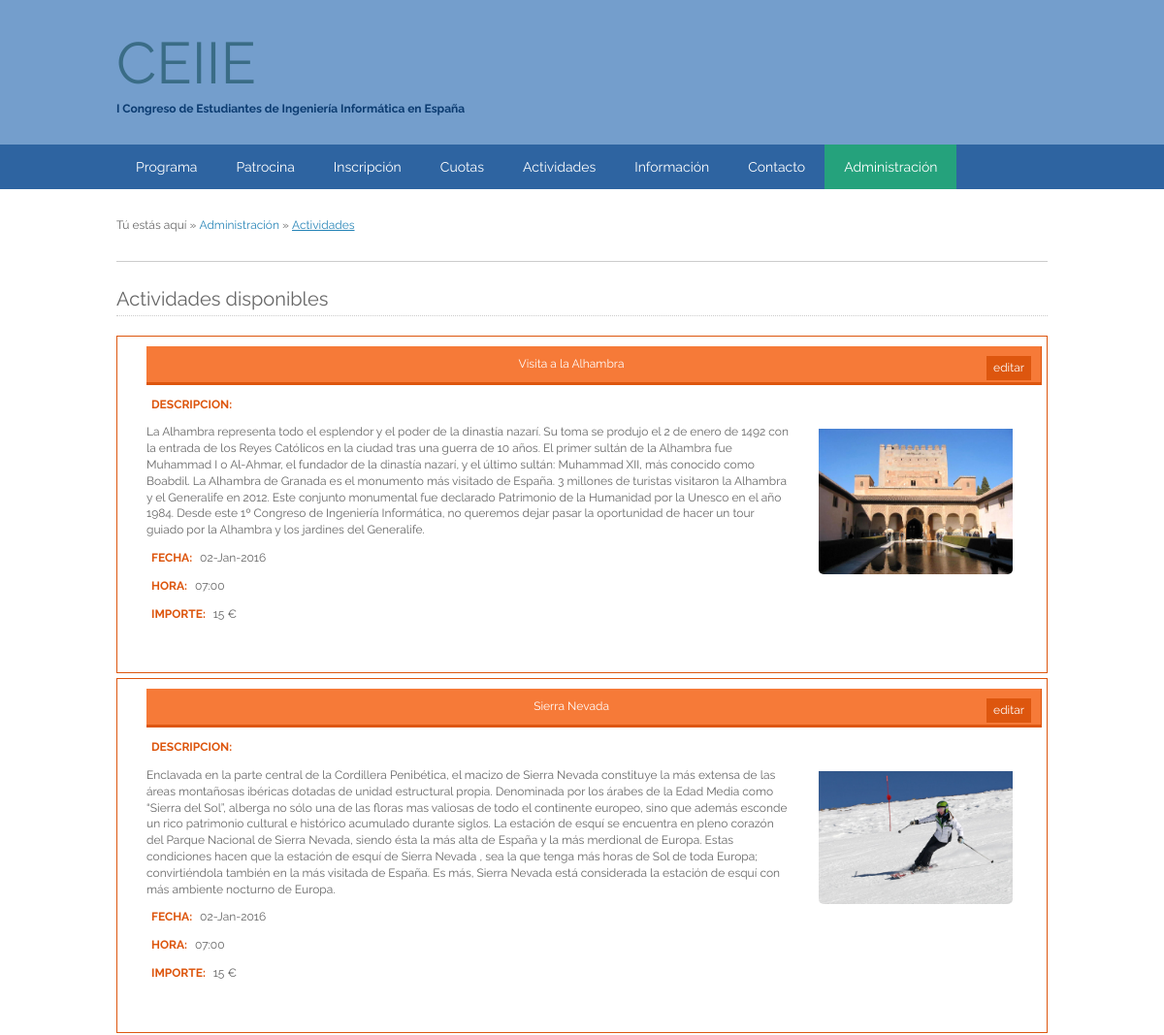
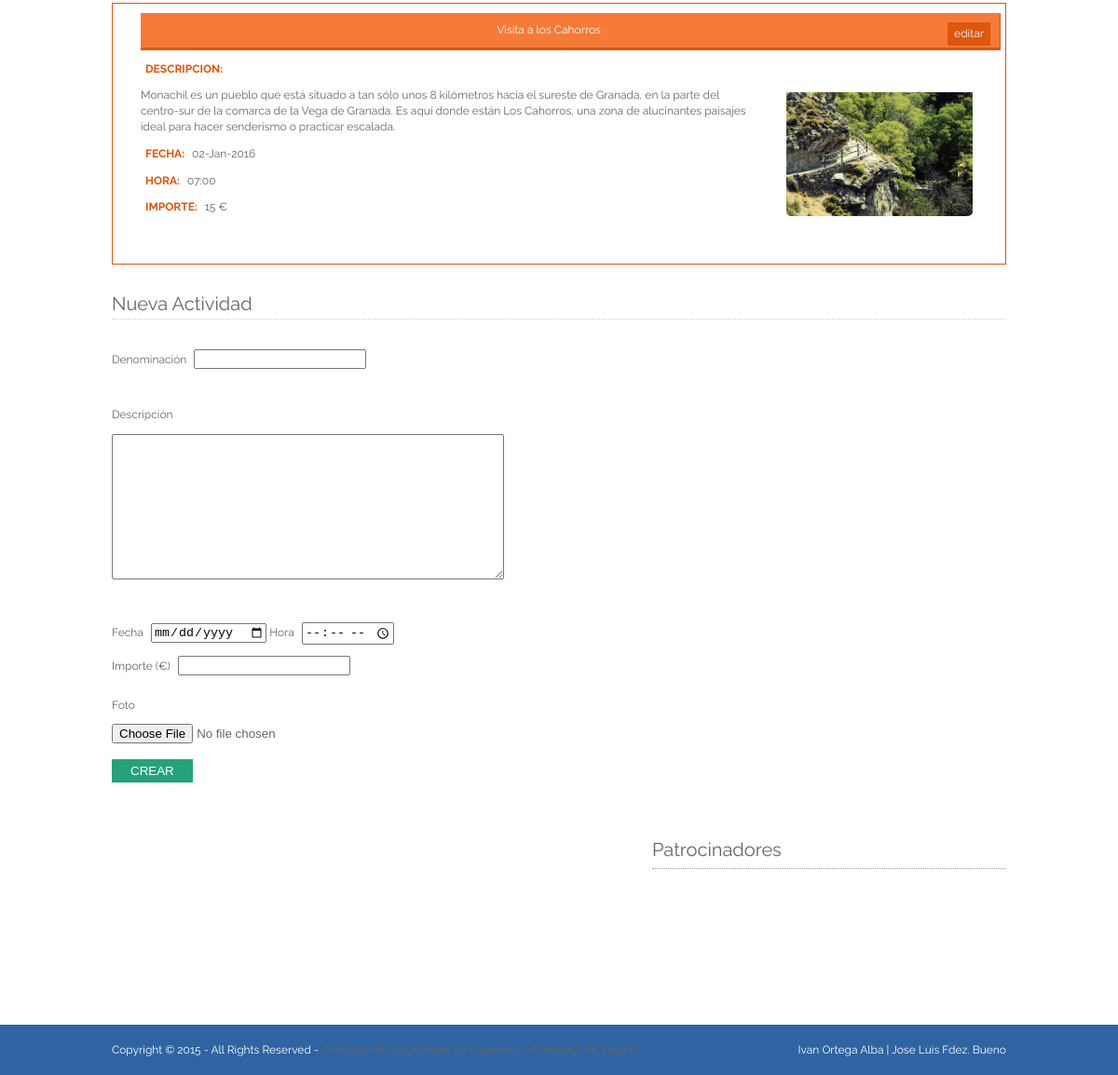
The app's page /index.php?page=actividades (signed in) with its own data (2 pictures, top to bottom).
### tables this page shows
CREATE TABLE IF NOT EXISTS `actividad` (
`idActividad` int(11) NOT NULL,
  `denominacion` varchar(200) NOT NULL,
  `descripcion` text NOT NULL,
  `fecha` date NOT NULL,
  `hora` time NOT NULL,
  `importe` int(11) NOT NULL,
  `foto` varchar(250) NOT NULL
);

### php/database/ORM.php (called while the page is built, shortened)
<?php
class ORM {
    private $conexion;
    function ORM() {
        $this->conexion = mysql_connect(DB_HOST, DB_USER, DB_PASS)
                or exit('No se pudo conectar con el servidor MySQL');
        $this->abreBD = mysql_select_db(DB_NAME, $this->conexion);
    }
    function query($query) {
        return mysql_query($query, $this->conexion);
    }
}

### php/model/containers/Contenedor.php (called while the page is built, shortened)
<?php
include_once 'php/database/ORM.php';;
class Contenedor {
    public function __construct() {
        $this->orm = new ORM();
    }
}

### php/model/containers/ContenedorActividad.php (called while the page is built, shortened)
<?php
include_once 'php/model/Actividad.php';
class ContenedorActividad extends Contenedor {
    function getAll() {
        $actividades = array();
        $query = "SELECT * FROM actividad";
        $resultRow = $this->orm->query($query);
        while ($r = mysql_fetch_array($resultRow)) {
            $actividades[] = new Actividad($r);
        }
        return $actividades;
    }
}

### php/model/Actividad.php (called while the page is built, shortened)
<?php
class Actividad {
    public $idActividad;
    public $denominacion;
    public $descripcion;
    public $fecha;
    public $hora;
    public $importe;
    public $foto;
    function __construct() {
        $params = func_get_args();
        $num_params = func_num_args();
        $funcion_constructor = '__construct' . $num_params;
    }
    function __construct7($id, $denominacion, $descripcion, $fecha, $hora, $importe, $foto) {
        $this->idActividad = $id;
        $this->denominacion = $denominacion;
        $this->descripcion = $descripcion;
        $this->fecha = $fecha;
        $this->hora = $hora;
        $this->importe = $importe;
        $this->foto = $foto;
    }
    function getId() {
        return $this->idActividad;
    }
    function getDenominacion() {
        return $this->denominacion;
    }
    function getDescripcion() {
        return $this->descripcion;
    }
    function getFechaEU() {
        return date("d-M-Y", strtotime($this->fecha));
    }
    function getHora() {
        return date("H:i", strtotime($this->hora));
    }
    function getImporte() {
        return $this->importe;
    }
    function getFoto() {
        return $this->foto;
    }
}

### pages/actividades.php (the view, shortened to what this page needs)
<?php
include_once 'php/model/containers/ContenedorActividad.php';
$cActividad = new ContenedorActividad();
?>
<div class="wrapper col3">
    <div id="breadcrumb">
        <ul>
            <li class="first">Tú estás aquí</li>
            <li>&#187;</li>
            <li><a href="#">Administración</a>
            </li>
            <li>&#187;</li>
            <li class="current"><a href="#">Actividades</a>
            </li>
        </ul>
    </div>
</div>
<div class="wrapper col5">
    <div id="container">
        <h2>Actividades disponibles</h2>
        <div id="actividades" class="lista-actividades">
            <?php
            $lActividades = $cActividad->getAll();
            foreach ($lActividades as $a) {
                ?>
                <div id="actividad-<?php $a->getId() ?>" class="actividades elemento-listado">
                    <p class="titulo-elemento-listado"><?php echo $a->getDenominacion() ?><?php if (isset($_SESSION['rol']) AND $_SESSION['rol'] == ROL_ADMIN) { ?> <a class="btn-editar" href="index.php?page=editar-actividad&idActividad=<?php echo $a->getId() ?>">editar</a><?php } ?></p>
                    <img src="<?php echo DIR_FOTOS_ACT . $a->getFoto() ?>" class="foto-listado" alt="Foto de la actividad<?php $a->getId() ?>">
                    <p><strong>Descripcion: </strong></p><p><?php echo $a->getDescripcion() ?></p>
                    <p><strong>Fecha: </strong><?php echo $a->getFechaEU() ?></p>
                    <p><strong>Hora: </strong><?php echo $a->getHora() ?> </p>
                    <p><strong>Importe: </strong><?php echo $a->getImporte() ?> €</p>
                </div>
                <?php
            }
            ?>
        </div>
        <br><br>
        <?php if (isset($_SESSION['rol']) AND $_SESSION['rol'] == ROL_ADMIN) { ?>
            <h2>Nueva Actividad</h2>
            <form action="index.php?page=actividades" method="POST" enctype="multipart/form-data">
                <fieldset>
                    <p>
                        <label for="denominacion">Denominación</label>
                        <input type="text" name="denominacion" placeholder="" required/>
                    </p>
                    <br>
                    <p><label for="descripcion">Descripción</label></p>
                    <p><textarea rows="10" cols="50" id="descripcion" name="descripcion" required></textarea></p>
                    <br>
                    <p>
                        <label for="fecha">Fecha</label>
                        <input type="date" name="fecha" required />
                        <label for="hora">Hora</label>
                        <input type="time" name="hora" required/>
                    </p>
                    <p>
                        <label for="importe">Importe (€)</label>
                        <input type="number" name="importe" required/>
                    </p>
                    <fieldset>
                        <p><label for="foto">Foto</label></p>
                        <input type="file" id="foto" name="foto">
                    </fieldset>
                    <br>
                    <input type="submit" class="btn-default" name="crear" value="Crear">
                </fieldset>
            </form>
            <?php } ?>
    </div>
</div>

### layout/styles/layout.css (style rules this page uses)
html { overflow-y: scroll; }
body { margin: 0; padding: 0; font-size: 12px; font-family: 'Raleway', sans-serif; color: #FFFFFF; background-color: #2E64A1; }
a { outline: none; text-decoration: none; }
div.wrapper { display: block; width: 100%; margin: 0; text-align: left; }
div.wrapper h1, div.wrapper h2, div.wrapper h3, div.wrapper h4, div.wrapper h5, div.wrapper h6 { margin: 0 0 20px 0; padding: 0 0 8px 0; font-size: 20px; font-weight: normal; }
.col3, .col4, .col5 { color: #666666; background-color: #FFFFFF; }
#header, #topbar, #intro, #services, #breadcrumb, #container, #footer, #copyright { display: block; position: relative; width: 960px; margin: 0 auto; }
#breadcrumb { padding: 30px 0; border-bottom: 1px solid #CCCCCC; }
#breadcrumb a { color: #2684B7; background-color: #FFFFFF; }
#breadcrumb ul { margin: 0; padding: 0; list-style: none; }
#breadcrumb ul li { display: inline; }
#breadcrumb ul li.current a { text-decoration: underline; }
#container { padding: 30px 0; line-height: 1.4em; }
#container a { color: #2684B7; background-color: #FFFFFF; }
#container h1, #container h2, #container h3, #container h4, #container h5, #container h6 { padding-bottom: 8px; border-bottom: 1px dotted #CCCCCC; }
#container img { max-width: 700px; margin: 30px; }
#topnav li a.color-admin, #topnav #nav-admin a, btn-verde, .btn-default { background-color: #25A27C; }
.elemento-listado { padding:10px 5px 40px 30px; border: 1px solid #DD560E; margin-top:5px; }
.elemento-listado strong { color: #DD560E; text-transform: uppercase; padding-left:5px; margin-right:5px; }
.elemento-listado .titulo-elemento-listado { background-color:#F67A38; color:white; text-align:center; padding: 10px; margin: 0px ; border-bottom: 3px solid #DD560E; border-right: 1px solid #DD560E; }
.foto-listado { float:right; display: block; margin: 0; padding: 15px 0px 0px 0px; border: 0; width: 200px; border-radius:5px; }
#container .elemento-listado .titulo-elemento-listado a { padding: 4px 7px 4px 7px; margin: 0px; color: #FFFFFF; background-color: #DD560E; float:right; }

### layout/styles/forms.css (style rules this page uses)
form, fieldset, legend { margin: 0; padding: 0; border: none; }
form label { margin-right: 5px; }
.btn-default { margin: 0; margin-right: 5px; padding: 5px 20px 5px 20px; text-transform: uppercase; color: #FFFFFF; background-color: #25A27C; border-color: None; border:none; }

### records on screen
actividad: denominacion "Visita a la Alhambra", foto (picture), descripcion "La Alhambra representa todo el esplendor y el poder de la dinastía nazarí. Su toma se produjo el 2 de enero de 1492 con la entrada de los Reyes Católicos en la ciudad tras una guerra de 10 años. El primer sultán de la Alhambra fue Muhammad I o Al-Ahmar, el fundador de la dinastía nazarí, y el último sultán: Muhammad XII, más conocido como Boabdil. La Alhambra de Granada es el monumento más visitado de España. 3 millones de turistas visitaron la Alhambra y el Generalife en 2012. Este conjunto monumental fue declarado Patrimonio de la Humanidad por la Unesco en el año 1984. Desde este 1º Congreso de Ingeniería Informática, no queremos dejar pasar la oportunidad de hacer un tour guiado por la…", fecha "02-Jan-2016", hora "07:00", importe "15"
actividad: denominacion "Sierra Nevada", foto (picture), descripcion "Enclavada en la parte central de la Cordillera Penibética, el macizo de Sierra Nevada constituye la más extensa de las áreas montañosas ibéricas dotadas de unidad estructural propia. Denominada por los árabes de la Edad Media como “Sierra del Sol”, alberga no sólo una de las floras mas valiosas de todo el continente europeo, sino que además esconde un rico patrimonio cultural e histórico acumulado durante siglos. La estación de esquí se encuentra en pleno corazón del Parque Nacional de Sierra Nevada, siendo ésta la más alta de España y la más merdional de Europa. Estas condiciones hacen que la estación de esquí de Sierra Nevada , sea la que tenga más horas de Sol de toda Europa;…", fecha "02-Jan-2016", hora "07:00", importe "15"
actividad: denominacion "Visita a los Cahorros", foto (picture), descripcion "Monachil es un pueblo que está situado a tan sólo unos 8 kilómetros hacia el sureste de Granada, en la parte del centro-sur de la comarca de la Vega de Granada. Es aquí donde están Los Cahorros, una zona de alucinantes paisajes ideal para hacer senderismo o practicar escalada.", fecha "02-Jan-2016", hora "07:00", importe "15"
